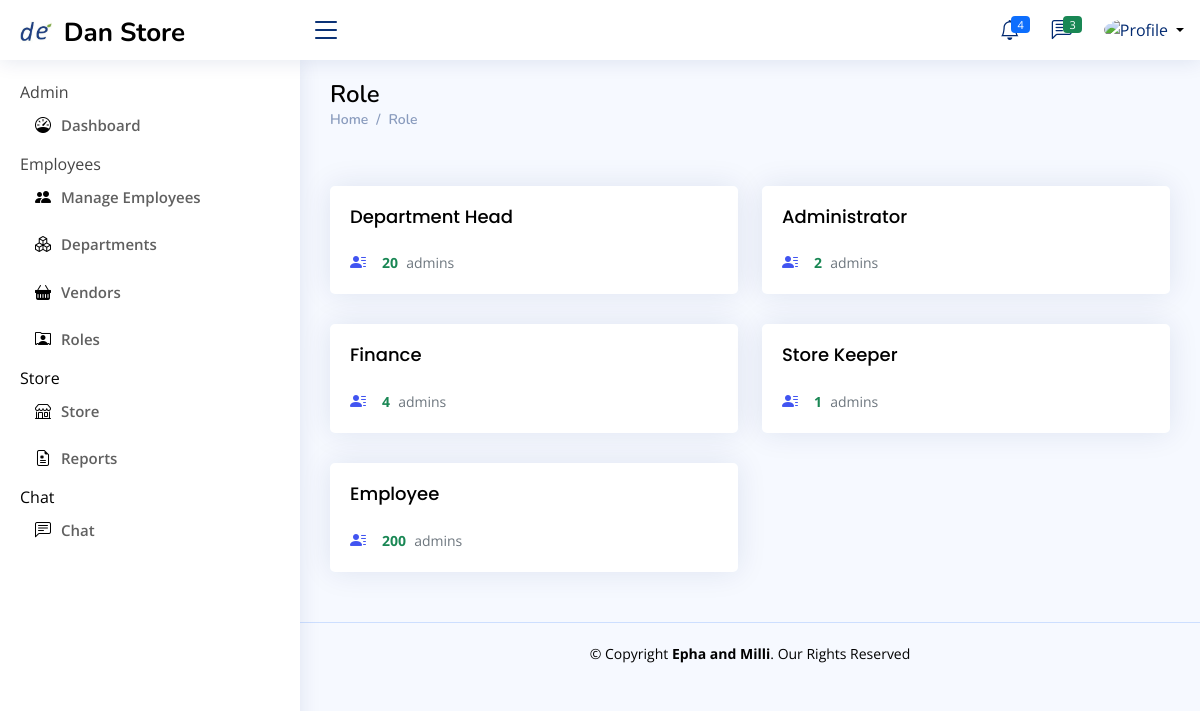
The page /comp-admin/role on the database its author committed.
### Store_manager/models.py (models this page shows, shortened)
class allRole(models.Model):
    roleName = models.CharField(max_length=100,null=False)
    roleMembers = models.IntegerField(null=False, blank=False)
    roleDetails = models.TextField(null=True,blank=True)

### Company_Admin/views.py (the view)
# urls.py: path('role', views.role, name='role'),
def role(request):
    allRoles = allRole.objects.all()
    context={
        'allRoles': allRoles
    }
    return render(request,'Company_Admin/Role/index.html',context)

### Templates/Company_Admin/Role/index.html (shortened to what this page needs)
{% extends 'Company_Admin/base.html' %} {% block admin %}
<main id="main" class="main">
  <div class="pagetitle">
    <h1 style="color: black">Role</h1>
    <nav>
      <ol class="breadcrumb">
        <li class="breadcrumb-item">
          <a href="{% url 'admin-dashboard' %}">Home</a>
        </li>
        <li class="breadcrumb-item">Role</li>
      </ol>
    </nav>
  </div>
  <section class="section">
    <div class="row">
    </div>
    <div class="row">
      {% for eachRole in allRoles %}
      <div class="col-xxl-4 col-md-6 col-sm-6">
        <a href="{% url 'role-details' eachRole.pk %}">
          <div class="card info-card sales-card">
            <div class="card-body">
              <h5 class="card-title" style="color: black">
                {{eachRole.roleName}}
              </h5>
              <div class="d-flex align-items-center">
                <div
                  class="card-icon rounded-circle d-flex align-items-center justify-content-center"
                >
                  <i class="bi bi-person-lines-fill"></i>
                </div>
                <div class="ps-3">
                  <span class="text-success small pt-1 fw-bold"
                    >{{eachRole.roleMembers}}</span
                  >
                  <span class="text-muted small pt-2 ps-1"> admins</span>
                </div>
              </div>
            </div>
          </div>
        </a>
      </div>
      {% endfor %}
    </div>
  </section>
</main>
{% endblock %}

### static/assets/css/style.css (style rules this page uses)
:root { scroll-behavior: smooth; }
body { font-family: "Open Sans", sans-serif; background: #f6f9ff; color: #444444; }
a { color: #4154f1; text-decoration: none; }
h1, h2, h3, h4, h5, h6 { font-family: "Nunito", sans-serif; }
#main { margin-top: 60px; padding: 20px 30px; transition: all 0.3s; }
.pagetitle { margin-bottom: 10px; }
.pagetitle h1 { font-size: 24px; margin-bottom: 0; font-weight: 600; color: #012970; }
.card { margin-bottom: 30px; border: none; border-radius: 5px; box-shadow: 0px 0 30px rgba(1, 41, 112, 0.1); }
.card-title { padding: 20px 0 15px 0; font-size: 18px; font-weight: 500; color: #012970; font-family: "Poppins", sans-serif; }
.card-body { padding: 0 20px 20px 20px; }
.breadcrumb { font-size: 14px; font-family: "Nunito", sans-serif; color: #899bbd; font-weight: 600; }
.breadcrumb a { color: #899bbd; transition: 0.3s; }
.breadcrumb .breadcrumb-item::before { color: #899bbd; }
@media (min-width: 1200px) { #main, #footer { margin-left: 300px; } }

### rows shown on the page
allRole: roleName "Department Head", roleMembers "20"
allRole: roleName "Administrator", roleMembers "2"
allRole: roleName "Finance", roleMembers "4"
allRole: roleName "Store Keeper", roleMembers "1"
allRole: roleName "Employee", roleMembers "200"
